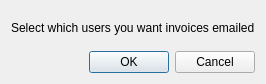
<?xml version="1.0" encoding="UTF-8"?>
<ui version="4.0">
 <class>Dialog</class>
 <widget class="QDialog" name="Dialog">
  <property name="geometry">
   <rect>
    <x>0</x>
    <y>0</y>
    <width>259</width>
    <height>84</height>
   </rect>
  </property>
  <property name="windowTitle">
   <string>Set Users</string>
  </property>
  <layout class="QGridLayout" name="gridLayout" rowstretch="0,1,0">
   <item row="2" column="0">
    <widget class="QDialogButtonBox" name="buttonBox">
     <property name="orientation">
      <enum>Qt::Horizontal</enum>
     </property>
     <property name="standardButtons">
      <set>QDialogButtonBox::Cancel|QDialogButtonBox::Ok</set>
     </property>
    </widget>
   </item>
   <item row="0" column="0">
    <widget class="QLabel" name="label">
     <property name="text">
      <string>Select which users you want invoices emailed</string>
     </property>
    </widget>
   </item>
   <item row="1" column="0">
    <layout class="QVBoxLayout" name="usersVerticalLayout"/>
   </item>
  </layout>
 </widget>
 <resources/>
 <connections>
  <connection>
   <sender>buttonBox</sender>
   <signal>accepted()</signal>
   <receiver>Dialog</receiver>
   <slot>accept()</slot>
   <hints>
    <hint type="sourcelabel">
     <x>248</x>
     <y>254</y>
    </hint>
    <hint type="destinationlabel">
     <x>157</x>
     <y>274</y>
    </hint>
   </hints>
  </connection>
  <connection>
   <sender>buttonBox</sender>
   <signal>rejected()</signal>
   <receiver>Dialog</receiver>
   <slot>reject()</slot>
   <hints>
    <hint type="sourcelabel">
     <x>316</x>
     <y>260</y>
    </hint>
    <hint type="destinationlabel">
     <x>286</x>
     <y>274</y>
    </hint>
   </hints>
  </connection>
 </connections>
</ui>
